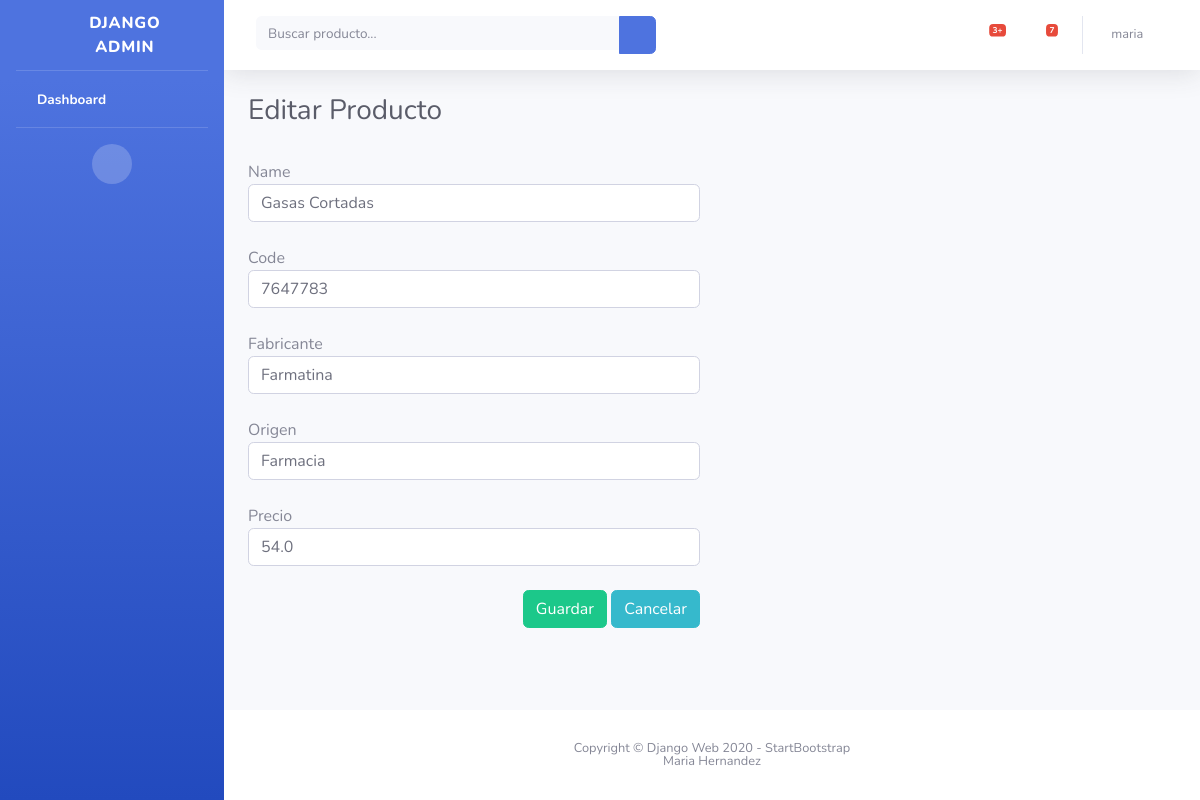
The app's page /user/logged_in/7/edit_employee (signed in) with its own data.
### productoapp/models.py (models this page shows)
class Producto(models.Model):
    name = models.CharField(max_length=200)
    code = models.IntegerField()
    fabricante = models.CharField(max_length=200)
    origen = models.CharField(max_length=200)
    precio = models.FloatField()

### productoapp/views.py (the view)
# urls.py: path('user/logged_in/<int:pk>/edit_employee', EditProduct.as_view(), name="edit_product")
class EditProduct(LoginRequiredMixin,UpdateView):
    template_name = "productoapp/edit_product.html"
    model= Producto
    form_class = ProductForm
    success_url = reverse_lazy('home')

### productoapp/forms.py
class ProductForm(forms.ModelForm):
    class Meta:
        model = Producto
        fields = ['name', 'code', 'fabricante', 'origen', 'precio']
        widgets = {
            'name': forms.TextInput(attrs={'class':'form-control','placeholder':'Nombre'}),
            'code': forms.TextInput(attrs={'class':'form-control','placeholder':'Codigo'}),
            'fabricante': forms.TextInput(attrs={'class':'form-control','placeholder':'Fabricante'}),
            'origen': forms.TextInput(attrs={'class':'form-control','placeholder':'Origen'}),
            'precio': forms.TextInput(attrs={'class':'form-control','placeholder':'Precio'})
        }

### productoapp/templates/productoapp/edit_product.html (shortened to what this page needs)
{% extends 'productoapp/base_home.html' %}
  {% block main %}
    <h1 class="h3 mb-2 text-gray-800">Editar Producto</h1>
    <br />
    <form method="post" enctype="multipart/form-data" >
      <div class="row">
        <div class="col">
          {% for fields in form %}
            <span>{{fields.label}}</span>
            {{fields}}
            <br />
          {% endfor %}
          <div class="text-right">
            <button type="submit" class="btn btn-success">Guardar</button>
            <a href="{% url 'home' %}" class="btn btn-info">Cancelar</a>
          </div>
          <br />
        </div>
        <div class="col">
        </div>
      </div>
    </form>
  {% endblock %}

### productoapp/templates/productoapp/base_home.html (shortened to what this page needs)
{% load staticfiles i18n %}
<!DOCTYPE html>
<html lang="es">
  <head>
    {% block css %}
      <link href="{% static 'vendor/fontawesome-free/css/all.min.css' %}" rel="stylesheet" type="text/css">
      <link href="{% static 'css/sb-admin-2.min.css' %}" rel="stylesheet">
    {% endblock %}
  </head>
  <body id="page-top">
    <div id="wrapper">
      <ul class="navbar-nav bg-gradient-primary sidebar sidebar-dark accordion" id="accordionSidebar">
        <a class="sidebar-brand d-flex align-items-center justify-content-center" href="/user/logged_in/home">
          <div class="sidebar-brand-icon"><i class="fas fa-tasks"></i></div>
          <div class="sidebar-brand-text mx-3">Django Admin</div>
        </a>
        <hr class="sidebar-divider my-0">
        <li class="nav-item active">
          <a class="nav-link" href="/user/logged_in/home"><i class="fas fa-fw fa-tachometer-alt"></i><span>Dashboard</span></a>
        </li>
        <hr class="sidebar-divider">
        <div class="text-center d-none d-md-inline">
          <button class="rounded-circle border-0" id="sidebarToggle"></button>
        </div>
      </ul>
      <div id="content-wrapper" class="d-flex flex-column">
        <div id="content">
          <nav class="navbar navbar-expand navbar-light bg-white topbar mb-4 static-top shadow">
            <form class="d-none d-sm-inline-block form-inline mr-auto ml-md-3 my-2 my-md-0 mw-100 navbar-search">
              <div class="input-group">
                <input id="buscador" type="text" class="form-control bg-light border-0 small" placeholder="Buscar producto..." aria-label="Search" aria-describedby="basic-addon2">
                <div class="input-group-append">
                  <button class="btn btn-primary" type="button"><i class="fas fa-search fa-sm"></i></button>
                </div>
              </div>
            </form>
            <ul class="navbar-nav ml-auto">
              <li class="nav-item dropdown no-arrow mx-1">
                <a class="nav-link dropdown-toggle" href="#" id="alertsDropdown" role="button" data-toggle="dropdown" aria-haspopup="true" aria-expanded="false">
                  <i class="fas fa-bell fa-fw"></i>
                  <span class="badge badge-danger badge-counter">3+</span>
                </a>
              </li>
              <li class="nav-item dropdown no-arrow mx-1">
                <a class="nav-link dropdown-toggle" href="#" id="messagesDropdown" role="button" data-toggle="dropdown" aria-haspopup="true" aria-expanded="false">
                  <i class="fas fa-envelope fa-fw"></i>
                  <span class="badge badge-danger badge-counter">7</span>
                </a>
              </li>
              <li class="nav-item dropdown no-arrow">
                <a class="nav-link dropdown-toggle" href="#" id="userDropdown" role="button" data-toggle="dropdown" aria-haspopup="true" aria-expanded="false">
                  <span class="mr-2 d-none d-lg-inline text-gray-600 small">{{user.username}}</span>
                  <span style="font-size: 20px; color: Dodgerblue;">
                    <i class="far fa-grin text-success fa-lg"></i>
                  </span>
                </a>
              </li>
            </ul>
          </nav>
          <div class="container-fluid">
            {% block main %}
            {% endblock %}
          </div>
        </div>
        <footer class="sticky-footer bg-white">
          <div class="container my-auto">
            <div class="copyright text-center my-auto">
              <span>Copyright &copy; Django Web 2020 - StartBootstrap</span>
              <br />
              <span>Maria Hernandez</span>
            </div>
          </div>
        </footer>
      </div>
    </div>
  </body>
</html>

### records on screen
Producto: form "Gasas Cortadas" "7647783" "Farmatina" "Farmacia" "54.0"

### other values on screen
{{ user.username }} "maria"
{{ fields.label }} "Name" "Code" "Fabricante" "Origen" "Precio"
